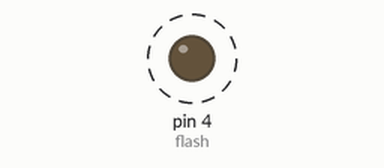
Bench run of a program on a simulated MicroPython board. On the bench: output pins drawn as LEDs (lit = HIGH). Dashed ring = blinking. What the program prints to the serial console is not drawn. At 1.0 s the program stops and its outputs stay as they are.

Above: at 0.05 s.
Timing chart, 0 to 2.5 s (numbered marks = the images above):
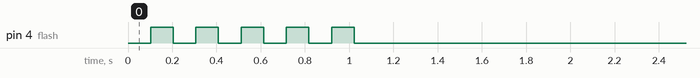

The program:

c2b_sleep_drift.py
```python
from machine import Pin
import time

flash = Pin(4, Pin.OUT, value=0)

time_cnt = 0
start = time.ticks_ms() #시작 시간(ms)

while time_cnt < 1000:
    time.sleep_ms(1) # 1ms 대기
    time_cnt += 1

    if time_cnt % 100 == 0:
        flash.value(not flash.value())

spent = time.ticks_diff(time.ticks_ms(), start)
print("1ms를 1000번 센시간: ", spent, "ms")
print("목표는 1000ms 입니다. 차이: ", spent - 1000, "ms")
```

Measured:
- by itself, pin 4 (flash): alternates HIGH for 0.10 s and LOW for 0.10 s, 10 changes in all, then stays LOW
